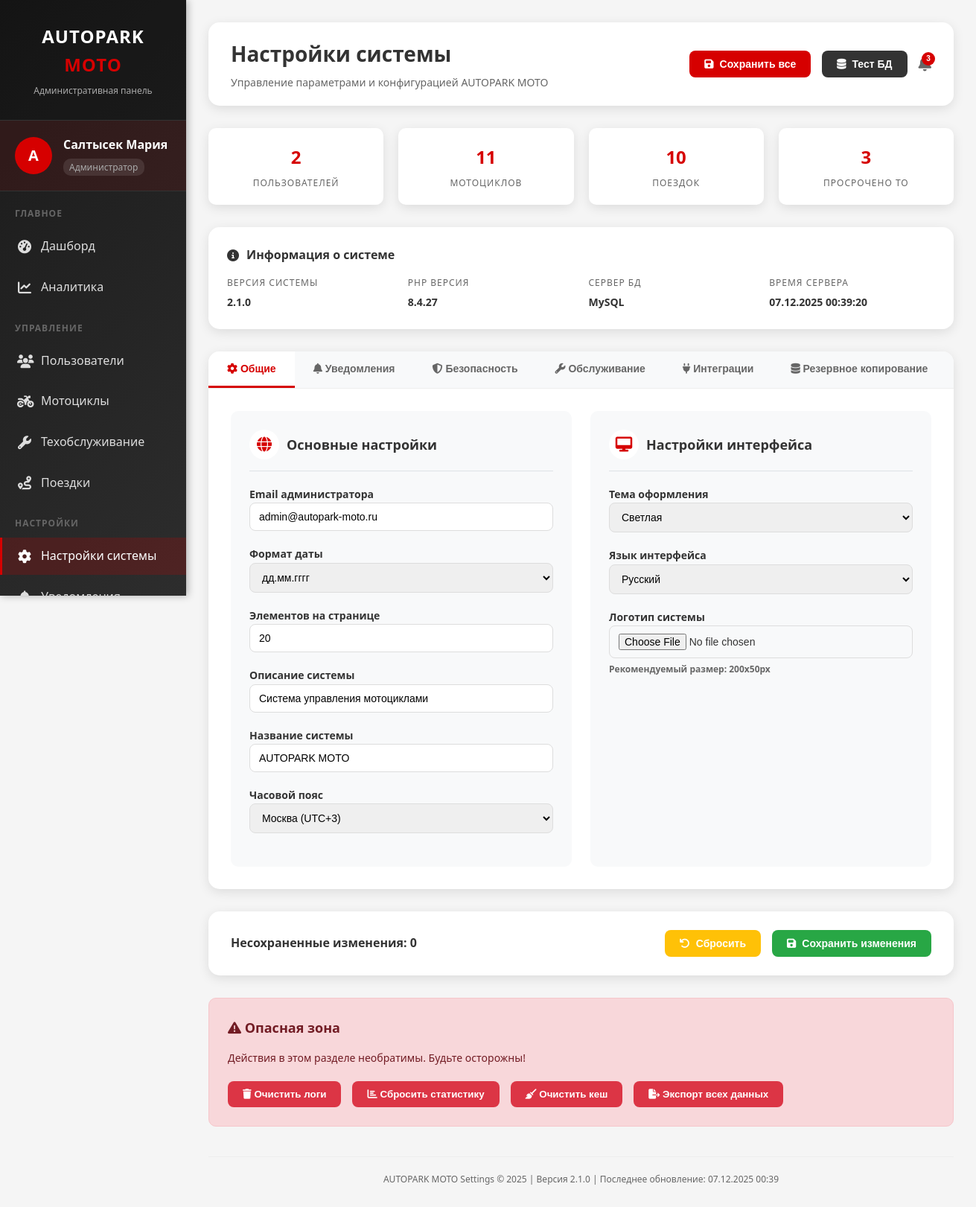
The page /autopark_moto/admin/settings.php (signed in) on the database its author committed.
### tables this page shows
CREATE TABLE `settings` (
  `id` int(11) NOT NULL,
  `setting_key` varchar(100) NOT NULL,
  `setting_value` text DEFAULT NULL,
  `setting_group` varchar(50) DEFAULT 'general',
  `setting_type` varchar(20) DEFAULT 'text',
  `description` text DEFAULT NULL,
  `created_at` timestamp NOT NULL DEFAULT current_timestamp(),
  `updated_at` timestamp NOT NULL DEFAULT current_timestamp() ON UPDATE current_timestamp()
);

### autopark_moto/admin/settings.php (the view, shortened to what this page needs)
<?php
$db = getDBConnection();
$db->exec("
    CREATE TABLE IF NOT EXISTS settings (
        id INT PRIMARY KEY AUTO_INCREMENT,
        setting_key VARCHAR(100) UNIQUE NOT NULL,
        setting_value TEXT,
        setting_group VARCHAR(50) DEFAULT 'general',
        setting_type VARCHAR(20) DEFAULT 'text',
        description TEXT,
        created_at TIMESTAMP DEFAULT CURRENT_TIMESTAMP,
        updated_at TIMESTAMP DEFAULT CURRENT_TIMESTAMP ON UPDATE CURRENT_TIMESTAMP
    )
");
$settings_result = $db->query("SELECT * FROM settings ORDER BY setting_group, setting_key");
$all_settings = $settings_result->fetchAll(PDO::FETCH_ASSOC);
$settings_result = $db->query("SELECT * FROM settings ORDER BY setting_group, setting_key");
$all_settings = $settings_result->fetchAll(PDO::FETCH_ASSOC);
$settings_by_group = [];
foreach ($all_settings as $setting) {
    $settings_by_group[$setting['setting_group']][] = $setting;
}
$stats = [
    'total_users' => $db->query("SELECT COUNT(*) FROM users")->fetchColumn(),
    'total_motorcycles' => $db->query("SELECT COUNT(*) FROM motorcycles")->fetchColumn(),
    'overdue_services' => $db->query("SELECT COUNT(*) FROM motorcycle_services WHERE status = 'overdue'")->fetchColumn(),
    'total_trips' => $db->query("SELECT COUNT(*) FROM trips")->fetchColumn(),
];
?>
<!DOCTYPE html>
<html lang="ru">
<head>
    <link rel="stylesheet" href="/autopark_moto/assets/css/style.css">
    <link rel="stylesheet" href="https://cdnjs.cloudflare.com/ajax/libs/font-awesome/6.4.0/css/all.min.css">
</head>
<body>
    <aside class="admin-sidebar">
        <div class="sidebar-header">
            <div class="sidebar-logo">AUTOPARK <span>MOTO</span></div>
            <div class="sidebar-subtitle">Административная панель</div>
        </div>
        <div class="sidebar-user">
            <div class="user-avatar">
                <?php
                $username = $_SESSION['user']['username'];
                echo strtoupper(substr($username, 0, 1));
                ?>
            </div>
            <div class="user-info">
                <div class="user-name"><?php echo htmlspecialchars($_SESSION['user']['full_name'] ?: $username); ?></div>
                <div class="user-role">Администратор</div>
            </div>
        </div>
        <nav class="sidebar-menu">
            <div class="menu-section">
                <div class="menu-title">Главное</div>
                <ul class="menu-items">
                    <li class="menu-item">
                        <a href="index.php" class="menu-link">
                            <i class="fas fa-tachometer-alt"></i>
                            <span>Дашборд</span>
                        </a>
                    </li>
                    <li class="menu-item">
                        <a href="analytics.php" class="menu-link">
                            <i class="fas fa-chart-line"></i>
                            <span>Аналитика</span>
                        </a>
                    </li>
                </ul>
            </div>
            <div class="menu-section">
                <div class="menu-title">Управление</div>
                <ul class="menu-items">
                    <li class="menu-item">
                        <a href="users.php" class="menu-link">
                            <i class="fas fa-users"></i>
                            <span>Пользователи</span>
                        </a>
                    </li>
                    <li class="menu-item">
                        <a href="motorcycles.php" class="menu-link">
                            <i class="fas fa-motorcycle"></i>
                            <span>Мотоциклы</span>
                        </a>
                    </li>
                    <li class="menu-item">
                        <a href="services.php" class="menu-link">
                            <i class="fas fa-wrench"></i>
                            <span>Техобслуживание</span>
                        </a>
                    </li>
                    <li class="menu-item">
                        <a href="trips.php" class="menu-link">
                            <i class="fas fa-route"></i>
                            <span>Поездки</span>
                        </a>
                    </li>
                </ul>
            </div>
            <div class="menu-section">
                <div class="menu-title">Настройки</div>
                <ul class="menu-items">
                    <li class="menu-item">
                        <a href="settings.php" class="menu-link active">
                            <i class="fas fa-cog"></i>
                            <span>Настройки системы</span>
                        </a>
                    </li>
                    <li class="menu-item">
                        <a href="notifications.php" class="menu-link">
                            <i class="fas fa-bell"></i>
                            <span>Уведомления</span>
                        </a>
                    </li>
                </ul>
            </div>
        </nav>
    </aside>
    <div class="admin-content">
        <div class="admin-topbar">
            <div>
                <h1 class="page-title">Настройки системы</h1>
                <p class="page-subtitle">Управление параметрами и конфигурацией AUTOPARK MOTO</p>
            </div>
            <div class="topbar-actions">
                <button type="button" class="btn-admin btn-primary" onclick="saveSettings()">
                    <i class="fas fa-save"></i>
                    Сохранить все
                </button>
                <button class="notification-btn">
                    <span class="notification-badge"><?php echo $stats['overdue_services']; ?></span>
                </button>
            </div>
        </div>
        <div class="system-stats fade-in">
            <div class="system-stat">
                <div class="stat-value"><?php echo $stats['total_users']; ?></div>
                <div class="stat-label">Пользователей</div>
            </div>
            <div class="system-stat">
                <div class="stat-value"><?php echo $stats['total_motorcycles']; ?></div>
                <div class="stat-label">Мотоциклов</div>
            </div>
            <div class="system-stat">
                <div class="stat-value"><?php echo $stats['total_trips']; ?></div>
                <div class="stat-label">Поездок</div>
            </div>
            <div class="system-stat">
                <div class="stat-value"><?php echo $stats['overdue_services']; ?></div>
                <div class="stat-label">Просрочено ТО</div>
            </div>
        </div>
        <div class="info-panel fade-in">
            <div class="info-title">
                <i class="fas fa-info-circle"></i>
                Информация о системе
            </div>
            <div class="info-content">
                <div class="info-item">
                    <span class="info-label">Версия системы</span>
                    <span class="info-value">2.1.0</span>
                </div>
                <div class="info-item">
                    <span class="info-label">PHP версия</span>
                    <span class="info-value"><?php echo phpversion(); ?></span>
                </div>
                <div class="info-item">
                    <span class="info-label">Сервер БД</span>
                    <span class="info-value">MySQL</span>
                </div>
                <div class="info-item">
                    <span class="info-label">Время сервера</span>
                    <span class="info-value"><?php echo date('d.m.Y H:i:s'); ?></span>
                </div>
            </div>
        </div>
        <form method="POST" action="" id="settingsForm" class="fade-in">
            <div class="settings-tabs">
                <div class="tabs-header">
                    <button type="button" class="tab-btn active" data-tab="general">
                        <i class="fas fa-cog"></i> Общие
                    </button>
                    <button type="button" class="tab-btn" data-tab="notifications">
                        <i class="fas fa-bell"></i> Уведомления
                    </button>
                    <button type="button" class="tab-btn" data-tab="security">
                        <i class="fas fa-shield-alt"></i> Безопасность
                    </button>
                    <button type="button" class="tab-btn" data-tab="maintenance">
                        <i class="fas fa-wrench"></i> Обслуживание
                    </button>
                    <button type="button" class="tab-btn" data-tab="integrations">
                        <i class="fas fa-plug"></i> Интеграции
                    </button>
                    <button type="button" class="tab-btn" data-tab="backup">
                        <i class="fas fa-database"></i> Резервное копирование
                    </button>
                </div>
                <div class="tab-content active" id="general-tab">
                    <div class="settings-form">
                        <div class="settings-group">
                            <div class="group-header">
                                <div class="group-icon">
                                    <i class="fas fa-globe"></i>
                                </div>
                                <div class="group-title">Основные настройки</div>
                            </div>
                            <?php if (isset($settings_by_group['general'])): ?>
                            <?php foreach ($settings_by_group['general'] as $setting): ?>
                            <div class="form-row">
                                <label class="form-label">
                                    <?php echo htmlspecialchars($setting['description']); ?>
                                    <?php if ($setting['setting_type'] == 'checkbox'): ?>
                                    <br>
                                    <label class="checkbox-label">
                                        <input type="checkbox"
                                               name="setting_<?php echo $setting['setting_key']; ?>"
                                               value="1"
                                               <?php echo $setting['setting_value'] == '1' ? 'checked' : ''; ?>
                                               class="form-control">
                                        Включено
                                    </label>
                                    <?php elseif ($setting['setting_type'] == 'select' && $setting['setting_key'] == 'timezone'): ?>
                                    <select name="setting_<?php echo $setting['setting_key']; ?>" class="form-control">
                                        <option value="Europe/Moscow" <?php echo $setting['setting_value'] == 'Europe/Moscow' ? 'selected' : ''; ?>>Москва (UTC+3)</option>
                                    </select>
                                    <?php elseif ($setting['setting_type'] == 'select' && $setting['setting_key'] == 'date_format'): ?>
                                    <select name="setting_<?php echo $setting['setting_key']; ?>" class="form-control">
                                        <option value="d.m.Y" <?php echo $setting['setting_value'] == 'd.m.Y' ? 'selected' : ''; ?>>дд.мм.гггг</option>
                                    </select>
                                    <?php else: ?>
                                    <input type="<?php echo $setting['setting_type']; ?>"
                                           name="setting_<?php echo $setting['setting_key']; ?>"
                                           value="<?php echo htmlspecialchars($setting['setting_value']); ?>"
                                           class="form-control">
                                    <?php endif; ?>
                                </label>
                            </div>
                            <?php endforeach; ?>
                            <?php endif; ?>
                        </div>
                        <div class="settings-group">
                            <div class="group-header">
                                <div class="group-icon">
                                    <i class="fas fa-desktop"></i>
                                </div>
                                <div class="group-title">Настройки интерфейса</div>
                            </div>
                            <div class="form-row">
                                <label class="form-label">
                                    Тема оформления
                                    <select name="theme" class="form-control">
                                        <option value="light">Светлая</option>
                                    </select>
                                </label>
                            </div>
                            <div class="form-row">
                                <label class="form-label">
                                    Язык интерфейса
                                    <select name="language" class="form-control">
                                        <option value="ru">Русский</option>
                                    </select>
                                </label>
                            </div>
                            <div class="form-row">
                                <label class="form-label">
                                    Логотип системы
                                    <input type="file" name="logo" class="form-control" accept="image/*">
                                    <span class="form-help">Рекомендуемый размер: 200x50px</span>
                                </label>
                            </div>
                        </div>
                    </div>
                </div>
            </div>
            <div class="form-actions fade-in">
                <div>
                    <span style="font-weight: 600; color: #333;">Несохраненные изменения: <span id="unsavedCount">0</span></span>
                </div>
                <div class="action-buttons">
                    <button type="button" class="btn-admin btn-reset" onclick="resetSettings()">
                        <i class="fas fa-undo"></i>
                        Сбросить
                    </button>
                    <button type="submit" name="save_settings" class="btn-admin btn-save">
                        <i class="fas fa-save"></i>
                        Сохранить изменения
                    </button>
                </div>
            </div>
        </form>
        <div class="danger-zone fade-in">
            <div class="danger-title">
                <i class="fas fa-exclamation-triangle"></i>
                Опасная зона
            </div>
            <div class="danger-text">
                Действия в этом разделе необратимы. Будьте осторожны!
            </div>
            <div class="action-buttons">
                <button type="button" class="btn-danger" onclick="clearLogs()">
                    <i class="fas fa-trash"></i>
                    Очистить логи
                </button>
                <button type="button" class="btn-danger" onclick="resetStatistics()">
                    <i class="fas fa-chart-bar"></i>
                    Сбросить статистику
                </button>
                <button type="button" class="btn-danger" onclick="clearCache()">
                    <i class="fas fa-broom"></i>
                    Очистить кеш
                </button>
                <button type="button" class="btn-danger" onclick="exportAllData()">
                    <i class="fas fa-file-export"></i>
                    Экспорт всех данных
                </button>
            </div>
        </div>
        <div class="admin-footer">
            <p>AUTOPARK MOTO Settings &copy; <?php echo date('Y'); ?> | Версия 2.1.0 | Последнее обновление: <?php echo date('d.m.Y H:i'); ?></p>
        </div>
    </div>
</body>
</html>

### rows shown on the page
settings: description "Email администратора", setting_value "admin@autopark-moto.ru"
settings: description "Формат даты", setting_value+setting_key "дд.мм.гггг"
settings: description "Элементов на странице", setting_value "20"
settings: description "Описание системы", setting_value "Система управления мотоциклами"
settings: description "Название системы", setting_value "AUTOPARK MOTO"
settings: description "Часовой пояс", setting_value+setting_key "Москва (UTC+3)"

### other values the page prints
substr($username, 0, 1) "A"
$_SESSION['user']['full_name'] ?: $username "Салтысек Мария"
$stats['overdue_services'] "3"
$stats['total_users'] "2"
$stats['total_motorcycles'] "11"
$stats['total_trips'] "10"
phpversion() "8.4.27"
